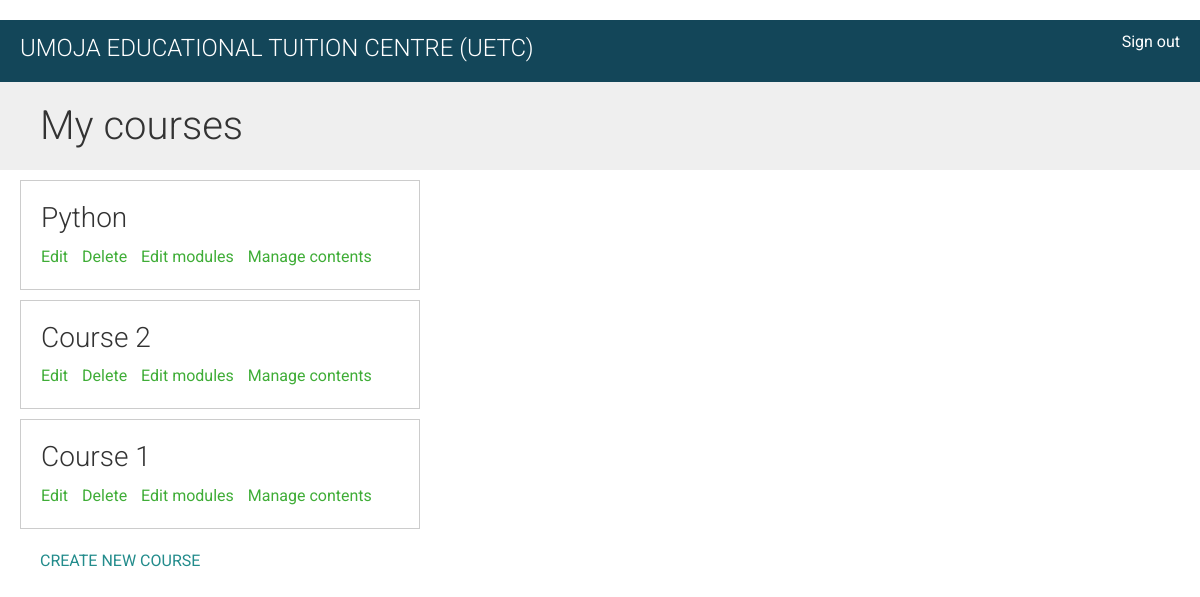
The page /course/mine/ (signed in) on the database its author committed.
### courses/models.py (models this page shows, shortened)
class Course(models.Model):
    owner = models.ForeignKey(User, related_name='courses_created', on_delete=models.CASCADE)
    subject = models.ForeignKey(Subject, related_name='courses', on_delete=models.CASCADE)
    title = models.CharField(max_length=200)
    slug = models.SlugField(max_length=200, unique=True)
    overview = models.TextField()
    created = models.DateTimeField(auto_now_add=True)
    students = models.ManyToManyField(User, related_name='courses_joined', blank=True)
    class Meta:
        ordering = ['-created']

### courses/views.py (the view)
# urls.py: path('mine/', ManageCourseListView.as_view(), name='manage_course_list'),
class ManageCourseListView(OwnerCourseMixin, LoginRequiredMixin, PermissionRequiredMixin, ListView):
    model = Course
    template_name = 'courses/manage/course/list.html'
    context_object_name = 'courses'
    permission_required = 'courses.view_course'
    def get_queryset(self):
        queryset = super().get_queryset()
        return queryset.filter(owner=self.request.user)

### courses/views.py (called while the page is built)
    def get_queryset(self):
        qs = super().get_queryset()
        return qs.filter(owner=self.request.user)

### courses/templates/courses/manage/course/list.html (shortened to what this page needs)
{% extends "base.html" %}
{% block content %}
    <h1>My courses</h1>
    <div class="module">
        {% for course in object_list %}
            <div class="course-info">
                <h3>{{ course.title }}</h3>
                <p>
                    <a href="{% url "course_edit" course.id %}">Edit</a>
                    <a href="{% url "course_delete" course.id %}">Delete</a>
                    <a href="{% url "course_module_update" course.id %}">Edit modules</a>
                    {% if course.modules.count > 0 %}
                    <a href="{% url "module_content_list" course.modules.first.id %}">
                        Manage contents
                    </a>
                    {% endif %}
                </p>
            </div>
        {% empty %}
            <p>You haven't created any courses yet.</p>
        {% endfor %}
        <p>
            <a href="{% url "course_create" %}" class="button">Create new course</a>
        </p>
    </div>
{% endblock content%}

### static/css/base.css (style rules this page uses)
body { margin:0; font-family:'Roboto', sans-serif; font-weight:400; color:#333; }
body { margin-top:20px; }
a { color:#3fad37; text-decoration:none; }
h1, h2, h3, h4, h5, h6 { font-family:'Roboto', sans-serif; font-weight:300; }
h1 { background:#efefef; width:100%; overflow:auto; padding:20px 0 20px 40px; margin:0; }
.module { padding:10px 20px; float:left; width:600px; }
.module h3 { margin:20px 0 0; padding:0; width:100%; }
.module p { margin:10px 0 20px; width:100%; float:left; }
input[type=submit], a.button { border-radius:5px; color:#238c8c; font-size:16px; text-transform:uppercase; padding:10px 20px; margin:20px 0; }
.course-info { border:1px solid #ccc; padding:0 20px; margin-bottom:10px; width:400px; overflow:auto; }
.course-info a { margin-right:10px; }

### rows shown on the page
Course: title "Python", shows "Manage contents"
Course: title "Course 2", shows "Manage contents"
Course: title "Course 1", shows "Manage contents"
